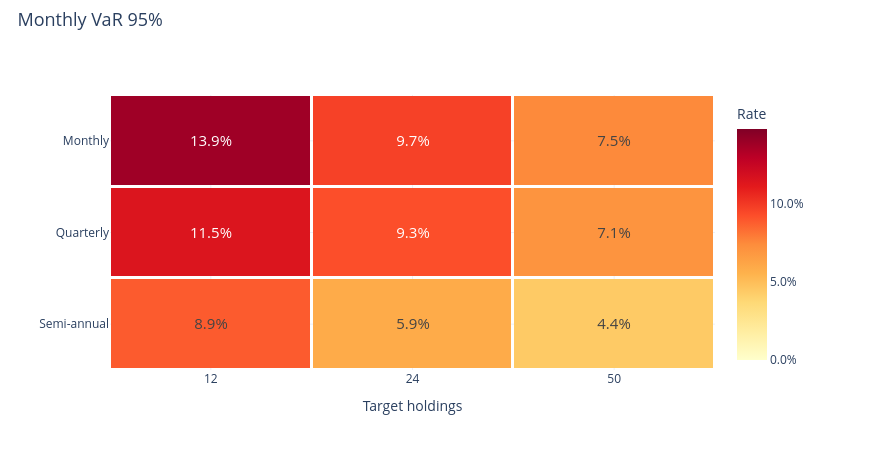

Notebook code for this chart:
### Markdown cell above
### Monthly 95% VaR

### Code cell
research.heatmap('monthly_var_95')

### Figure 1 — Plotly figure (JSON) as saved in the notebook; plotly's stock layout.template omitted (floating-point values rounded to 4 significant figures)
{"data": [{"colorbar": {"tickformat": ".1%", "title": {"text": "Rate"}}, "colorscale": [[0.0, "rgb(255,255,204)"], [0.125, "rgb(255,237,160)"], [0.25, "rgb(254,217,118)"], [0.375, "rgb(254,178,76)"], [0.5, "rgb(253,141,60)"], [0.625, "rgb(252,78,42)"], [0.75, "rgb(227,26,28)"], [0.875, "rgb(189,0,38)"], [1.0, "rgb(128,0,38)"]], "text": [["13.9%", "9.7%", "7.5%"], ["11.5%", "9.3%", "7.1%"], ["8.9%", "5.9%", "4.4%"]], "textfont": {"size": 15}, "texttemplate": "%{text}", "type": "heatmap", "x": ["12", "24", "50"], "xgap": 3, "y": ["Monthly", "Quarterly", "Semi-annual"], "ygap": 3, "z": [[0.1389, 0.09728, 0.07491], [0.1151, 0.09261, 0.07066], [0.0889, 0.05917, 0.04439]], "zmax": 0.1483, "zmin": 0.0}], "layout": {"height": 450, "hovermode": "closest", "legend": {"font": {"size": 12}, "itemclick": "toggle", "itemdoubleclick": "toggleothers", "x": 1.025, "y": 1}, "margin": {"b": 80, "l": 110, "r": 155, "t": 95}, "title": {"font": {"size": 18}, "text": "Monthly VaR 95%", "x": 0.02, "y": 0.97}, "width": 870, "xaxis": {"title": {"text": "Target holdings"}}, "yaxis": {"autorange": "reversed"}}}
